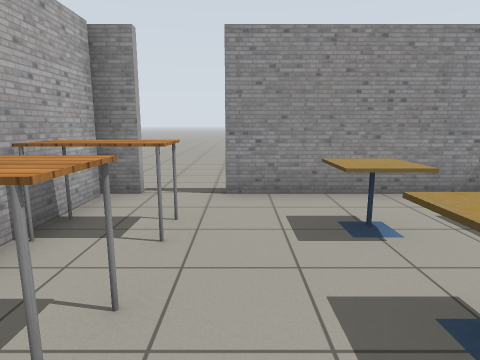
View 1 (above)

12 first-person views from a walk through a robot-simulator world made for Gazebo. The camera is 1.2 m above the floor, tilts 10° down and sees 75° across. The floor is counted in squares, 1 m on a side. Each view is taken from the middle of a square. On the plan, view 1 faces up. The plan holds only what a view shows up to about 13 squares ahead; the rest is blank. The robots in the file are not drawn. Simple patterns stand in for the simulator's built-in surfaces.

View 2
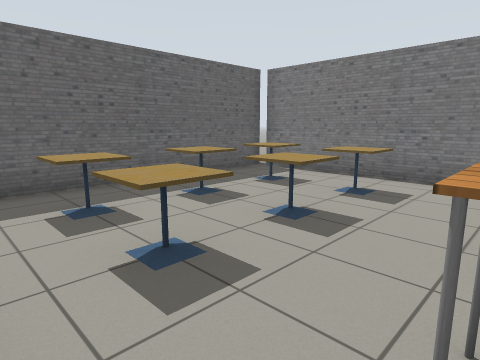

View 3
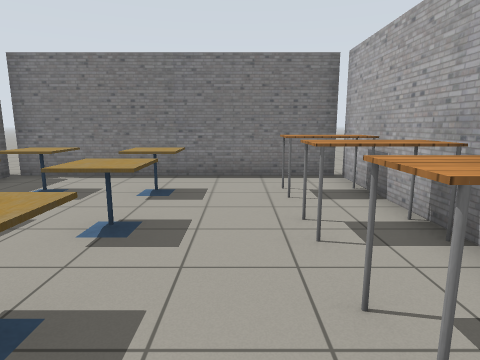

View 4
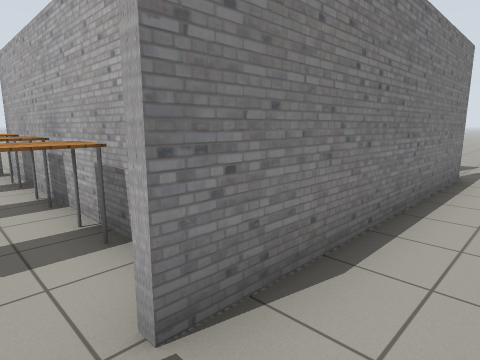

View 5
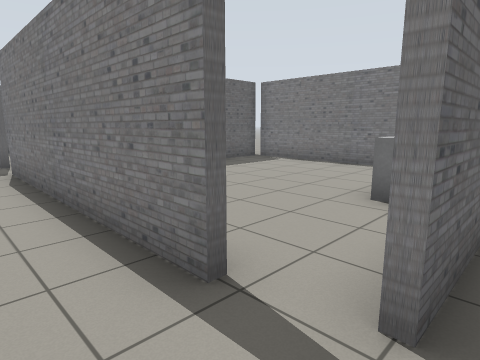

View 6
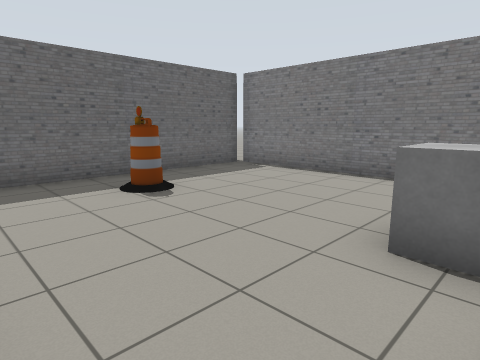

View 7
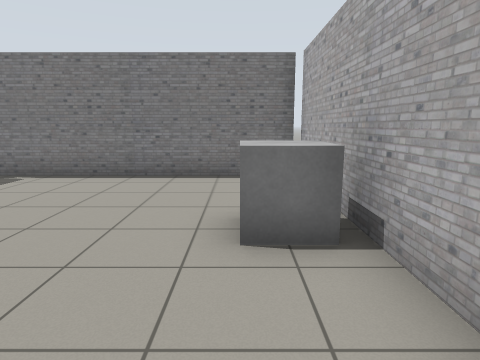

View 8
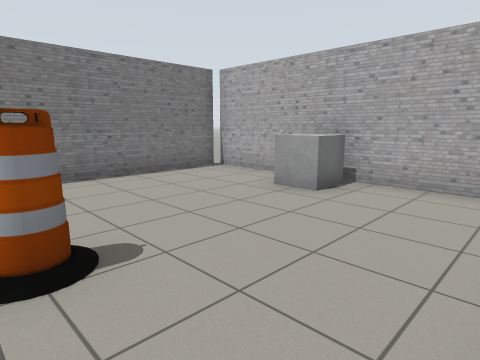

View 9
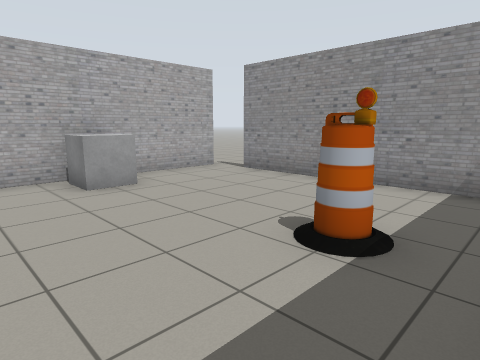

View 10
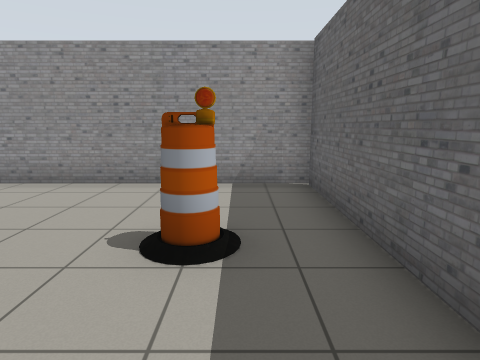

View 11
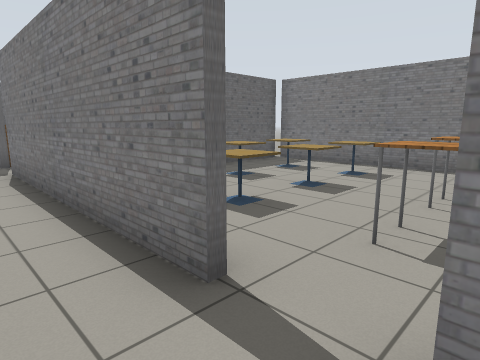

View 12
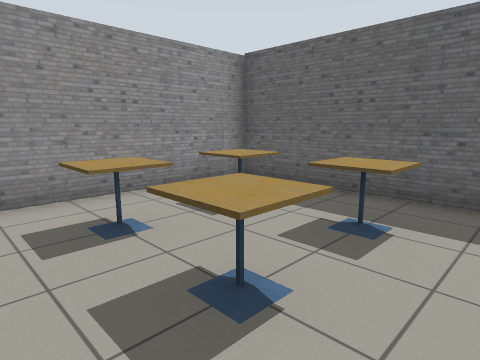

### Floor plan
Points are (right, up) in squares from view 1. A wall is a line through its corners. A room is listed if a view was taken in it or the views show most of it. See-through windows are left out.
Room 1 (views 1, 2, 3, 6, 7, 8, 9, 10, 12)
walls: (-2.6, 4.4) (-2.6, 5.2); (-2.4, 5.2) (-2.4, 4.4); (-1.6, 5.4) (-9.2, 5.4); (-2.4, -2.4) (5.4, -2.4) (5.4, 5.4) (-0.2, 5.4); (-10.4, 5.4) (-10.4, -2.4) (-2.6, -2.4)
ways out: opening at (-10, 6) to room 2; opening at (-1, 6) to room 2
objects: other object (-10, 1) to (-9, 2); barrel (-5, 2) to (-4, 2); table (-2, -1) to (-1, 0); table (-2, 1) to (-1, 2); table (-2, 3) to (-1, 4); cafe table (1, -1) to (2, 0); cafe table (1, 1) to (2, 2); cafe table (1, 3) to (2, 4); cafe table (3, -1) to (4, 0); cafe table (3, 1) to (4, 2); cafe table (3, 3) to (4, 4)
Room 2 (views 4, 5, 11)
walls: (-0.4, 5.6) (7.2, 5.6); (-9.4, 5.6) (-1.8, 5.6)
ways out: opening at (-10, 6) to room 1; opening at (-1, 6) to room 1; opening at (-11, 6.5)

Positions as (right, up) in squares from view 1, and headings:
1: (0, 0), facing up
2: (-1, 5), facing down-right
3: (0, 5), facing down
4: (-1, 7), facing down-left
5: (-11, 7), facing down-right
6: (-10, 5), facing down-right
7: (-9, 5), facing down
8: (-4, 5), facing down-left
9: (-3, -1), facing up-left
10: (-4, -1), facing up
11: (-2, 7), facing down-right
12: (0, 0), facing up-right
